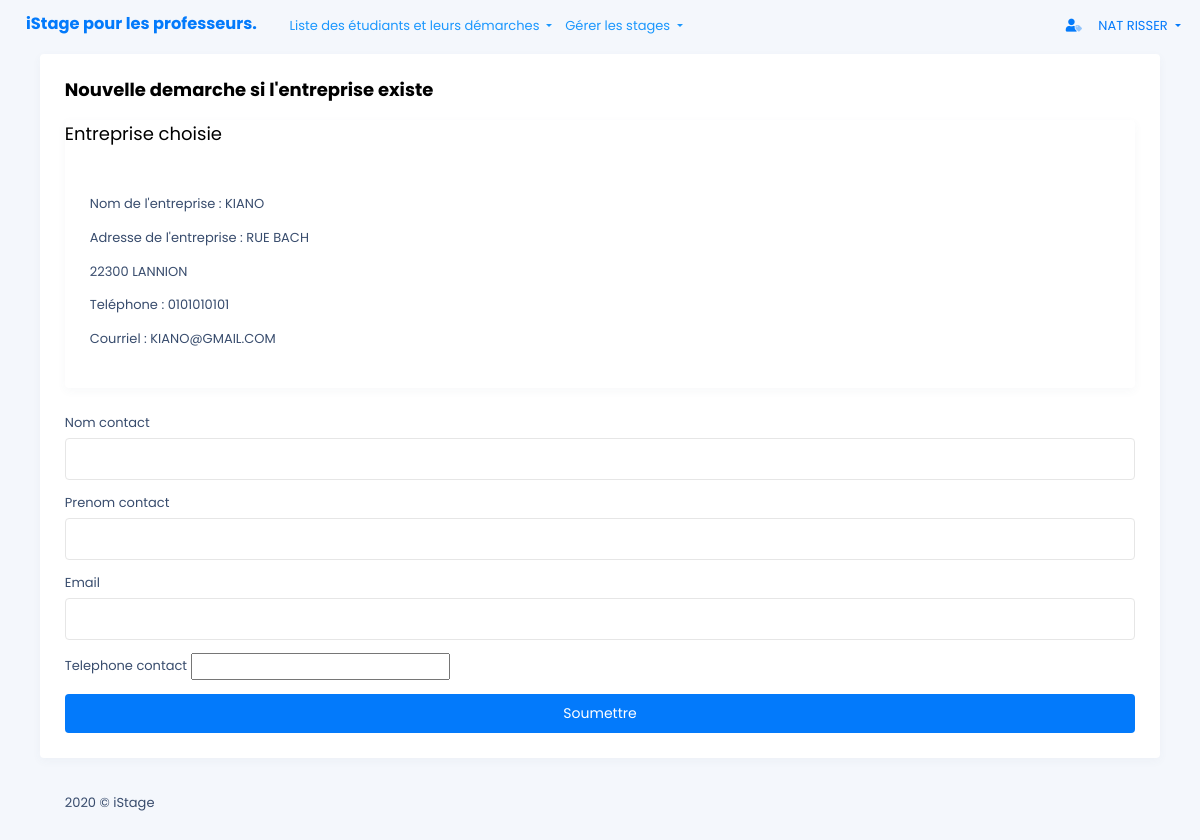
The app's page /front_end/creer_contact.php?id=1 (signed in) with its own data.
### tables this page shows
CREATE TABLE IF NOT EXISTS `entreprise` (
  `ID_ENTREPRISE` smallint NOT NULL AUTO_INCREMENT,
  `NOM_ENTREPRISE` char(32) NOT NULL,
  `ADRESSE_ENTREPRISE` char(255) NOT NULL,
  `CP_ENTREPRISE` char(5) NOT NULL,
  `VILLE_ENTREPRISE` char(32) NOT NULL,
  `TEL_ENTREPRISE` char(10) NOT NULL,
  `EMAIL_ENTREPRISE` char(32) NOT NULL,
  `REFUS_ANNEESIO1` tinyint(1) NOT NULL DEFAULT '0',
  `REFUS_ANNEE_SIO2` tinyint(1) NOT NULL DEFAULT '0',
  PRIMARY KEY (`ID_ENTREPRISE`)
);

### back_end/recherche_entreprise.php (called while the page is built, shortened)
<?php
$id= $_GET['id'];
$stmt = $db_etudiant->prepare(
    "SELECT  NOM_ENTREPRISE,ADRESSE_ENTREPRISE, CP_ENTREPRISE,
       VILLE_ENTREPRISE,TEL_ENTREPRISE,EMAIL_ENTREPRISE,REFUS_ANNEESIO1
       FROM entreprise
       WHERE ENTREPRISE.ID_ENTREPRISE=:id;"
);
$stmt->bindValue(':id', $id, PDO::PARAM_INT);
$stmt->execute();
$entreprise = $stmt->fetch(PDO::FETCH_BOTH);
?>

### front_end/creer_contact.php (the view, shortened to what this page needs)
<!DOCTYPE html>
<html lang="en">
<?php
    include_once '../includes/header.php';
    include_once '../back_end/recherche_entreprise.php';
?>
<body>
    <?php
    include_once '../includes/barnav.php';
?>
    <div class="lime-container">
        <div class="lime-body">
            <div class="container">
                <div class="row">
                    <div class="col-md-12">
                        <div class="card">
                            <div class="card-body">
                                <h5 class="card-title">Nouvelle demarche si l'entreprise existe</h5>
                                <div class="card">
                                    <p class="card-title">Entreprise choisie</p>
                                    <div class="card-body">
                                        <p class="card-text">Nom de l'entreprise :
                                            <?php echo $entreprise['NOM_ENTREPRISE'];?></p>
                                        <p class="card-text">Adresse de l'entreprise :
                                            <?php echo $entreprise['ADRESSE_ENTREPRISE'];?></p>
                                        <p class="card-text">
                                            <?php echo $entreprise['CP_ENTREPRISE'].' '
                                            .$entreprise['VILLE_ENTREPRISE'];?></p>
                                        <p class="card-text">Teléphone :
                                            <?php echo $entreprise['TEL_ENTREPRISE'];?></p>
                                        <p class="card-text"> Courriel :
                                            <?php echo $entreprise['EMAIL_ENTREPRISE'];?></p>
                                    </div>
                                </div>
                                <form method="POST" id="creer_contact" name="creer_contact" class="mt-4">
                                    <div class="form-group">
                                        <label for="nom">Nom contact</label>
                                        <input type="text" class="form-control" id="nom" name="nom" maxlength="32" required>
                                    </div>
                                    <div class="form-group">
                                        <label for="prenom">Prenom contact</label>
                                        <input type="text" class="form-control " id="prenom" name="prenom" maxlength="32" required>
                                    </div>
                                    <div class="form-group">
                                        <label for="email">Email</label>
                                        <input type="text" class="form-control" id="email" name="email" maxlength="32" size="32" required>
                                    </div>
                                    <div class="form-group">
                                        <label for="tel">Telephone contact</label>
                                        <input type="tel" id="tel" name="tel" maxlength="10" required>
                                    </div>
                                    <div class="mt-3">
                                        <button type="submit" name="creer_contact" id="creer_contact" class="btn btn-block btn-primary btn-lg">Soumettre</button>
                                    </div>
                                </form>
                            </div>
                        </div>
                    </div>
                </div>
            </div>
        </div>
        <div class="lime-footer">
            <div class="container">
                <div class="row">
                    <div class="col-md-12">
                        <span class="footer-text">2020 © iStage</span>
                    </div>
                </div>
            </div>
        </div>
    </div>
</body>
</html>

### assets/css/custom.css (style rules this page uses)
body { font-size: 1rem; font-family: Roboto, sans-serif; font-weight: initial; line-height: normal; -webkit-font-smoothing: antialiased }
.h1, .h2, .h3, .h4, .h5, .h6, h1, h2, h3, h4, h5, h6 { font-weight: 700 }
label { line-height: 1.3rem }
.h5, h5 { font-size: 1rem }
body, html { overflow-x: hidden; padding-right: 0 !important }
* { box-sizing: border-box }

### records on screen
entreprise: NOM_ENTREPRISE "KIANO", ADRESSE_ENTREPRISE "RUE BACH", CP_ENTREPRISE "22300", VILLE_ENTREPRISE "LANNION", TEL_ENTREPRISE "0101010101", EMAIL_ENTREPRISE "KIANO@GMAIL.COM"

### other values on screen
$_SESSION['prenom'] "NAT"
$_SESSION['nom'] "RISSER"
